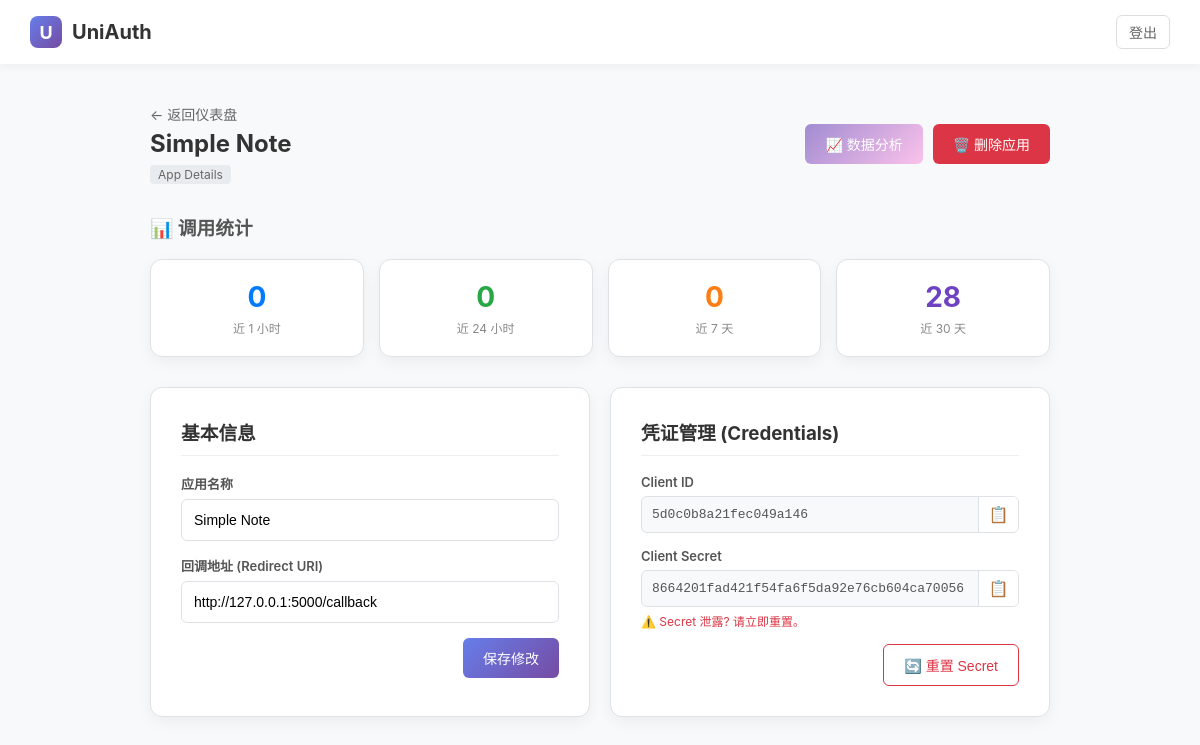
The app's page /apps/5d0c0b8a21fec049a146 (signed in) with its own data.
### app.py (models this page shows)
class OAuthApp(db.Model):
    __tablename__ = 'oauth_apps'
    client_id = db.Column(db.String(40), primary_key=True)
    client_secret = db.Column(db.String(80), nullable=False)
    name = db.Column(db.String(100), nullable=False)
    redirect_uri = db.Column(db.String(200), nullable=False)
    created_at = db.Column(db.DateTime, default=datetime.datetime.utcnow)
    user_id = db.Column(db.Integer, db.ForeignKey('users.id'), nullable=False)

### app.py (the view)
@app.route('/apps/<client_id>')
@login_required
def app_details(client_id):
    user = get_current_user()
    app = db.session.get(OAuthApp, client_id)
    if not app or app.user_id != user.id: return abort(404)
    stats = get_app_stats(client_id)
    return render_template('app_details.html', user=user, app=app, stats=stats)

### app.py (called while the page is built)
def login_required(f):
    @wraps(f)
    def decorated_function(*args, **kwargs):
        if 'user_id' not in session: return redirect(url_for('login', redirect_uri=request.url))
        user = db.session.get(User, session['user_id'])
        if not user:
            session.clear()
            return redirect(url_for('login', redirect_uri=request.url))
        return f(*args, **kwargs)
    return decorated_function

def get_current_user():
    if 'user_id' in session: return db.session.get(User, session['user_id'])
    return None

def get_app_stats(client_id):
    now = time.time()
    periods = { '1h': 3600, '24h': 86400, '7d': 604800, '30d': 2592000 }
    stats = {}
    for label, seconds in periods.items():
        count = UsageLog.query.filter(UsageLog.client_id == client_id, UsageLog.timestamp >= now - seconds).count()
        stats[label] = count
    return stats

### templates/app_details.html (shortened to what this page needs)
{% extends "base.html" %}
{% block content %}
<div class="header-row">
    <div>
        <a href="/dashboard" style="text-decoration: none; color: #666; font-size: 14px;">← 返回仪表盘</a>
        <h2 style="margin: 5px 0;">{{ app.name }}</h2>
        <span style="background: #e9ecef; color: #666; padding: 2px 8px; border-radius: 4px; font-size: 12px;">App Details</span>
    </div>
    <div style="display:flex; gap:10px;">
        <a href="/apps/{{ app.client_id }}/stats" class="btn" style="background: linear-gradient(135deg, #a18cd1 0%, #fbc2eb 100%); color: white; text-decoration: none; display: flex; align-items: center; gap: 5px;">
            📈 数据分析
        </a>
        <form action="/apps/{{ app.client_id }}/delete" method="POST" onsubmit="return confirm('⚠️ 确定要彻底删除此应用吗？此操作不可撤销，且会使得所有已分发的 Token 失效。');" style="margin:0;">
            <button type="submit" class="btn btn-danger">🗑️ 删除应用</button>
        </form>
    </div>
</div>
<h3 style="margin-top: 30px; color: #555;">📊 调用统计</h3>
<div style="display: grid; grid-template-columns: repeat(auto-fit, minmax(150px, 1fr)); gap: 15px; margin-bottom: 30px;">
    <div class="card" style="margin:0; text-align: center; padding: 20px;">
        <div style="font-size: 28px; font-weight: bold; color: #007bff;">{{ stats['1h'] }}</div>
        <div style="font-size: 12px; color: #888; margin-top: 5px;">近 1 小时</div>
    </div>
    <div class="card" style="margin:0; text-align: center; padding: 20px;">
        <div style="font-size: 28px; font-weight: bold; color: #28a745;">{{ stats['24h'] }}</div>
        <div style="font-size: 12px; color: #888; margin-top: 5px;">近 24 小时</div>
    </div>
    <div class="card" style="margin:0; text-align: center; padding: 20px;">
        <div style="font-size: 28px; font-weight: bold; color: #fd7e14;">{{ stats['7d'] }}</div>
        <div style="font-size: 12px; color: #888; margin-top: 5px;">近 7 天</div>
    </div>
    <div class="card" style="margin:0; text-align: center; padding: 20px;">
        <div style="font-size: 28px; font-weight: bold; color: #6f42c1;">{{ stats['30d'] }}</div>
        <div style="font-size: 12px; color: #888; margin-top: 5px;">近 30 天</div>
    </div>
</div>
<div style="display: grid; grid-template-columns: 1fr 1fr; gap: 20px; flex-wrap: wrap;">
    <div class="card" style="margin:0;">
        <h3 style="margin-top:0; border-bottom: 1px solid #eee; padding-bottom: 10px;">基本信息</h3>
        <form action="/apps/{{ app.client_id }}/update" method="POST">
            <div class="input-group">
                <label>应用名称</label>
                <input type="text" name="name" value="{{ app.name }}" required>
            </div>
            <div class="input-group">
                <label>回调地址 (Redirect URI)</label>
                <input type="text" name="redirect_uri" value="{{ app.redirect_uri }}" required>
            </div>
            <div style="text-align: right; margin-top: 15px;">
                <button type="submit" class="btn btn-primary">保存修改</button>
            </div>
        </form>
    </div>
    <div class="card" style="margin:0;">
        <h3 style="margin-top:0; border-bottom: 1px solid #eee; padding-bottom: 10px;">凭证管理 (Credentials)</h3>
        <div class="input-group">
            <label>Client ID</label>
            <div class="copy-input-group">
                <input type="text" value="{{ app.client_id }}" readonly>
                <button type="button" class="copy-btn-icon" onclick="copyToClipboard(this.previousElementSibling)" title="复制 ID">📋</button>
            </div>
        </div>
        <div class="input-group">
            <label>Client Secret</label>
            <div class="copy-input-group">
                <input type="text" value="{{ app.client_secret }}" readonly>
                <button type="button" class="copy-btn-icon" onclick="copyToClipboard(this.previousElementSibling)" title="复制 Secret">📋</button>
            </div>
            <p style="font-size: 12px; color: #dc3545; margin-top: 5px;">⚠️ Secret 泄露? 请立即重置。</p>
        </div>
        <form action="/apps/{{ app.client_id }}/regenerate_secret" method="POST" onsubmit="return confirm('确定要重置 Client Secret 吗？\n\n旧的 Secret 将立即失效，您需要更新所有客户端代码。');" style="text-align: right;">
            <button type="submit" class="btn btn-ghost" style="color: #dc3545; border-color: #dc3545;">🔄 重置 Secret</button>
        </form>
    </div>
</div>
{% endblock %}

### templates/base.html (style rules this page uses)
:root { --primary: #007bff; --primary-hover: #0069d9; --gradient-1: linear-gradient(135deg, #667eea 0%, #764ba2 100%); --danger: #dc3545; --bg: #f8f9fa; --card-bg: #ffffff; --border: #dee2e6; --text-main: #2c3e50; }
body { font-family: -apple-system, "Segoe UI", Roboto, "Helvetica Neue", Arial, sans-serif; margin: 0; padding: 0; background-color: var(--bg); color: #333; min-height: 100vh; display: flex; flex-direction: column; }
.card { background: var(--card-bg); padding: 30px; border-radius: 12px; box-shadow: 0 5px 15px rgba(0,0,0,0.05); margin-bottom: 20px; border: 1px solid var(--border); }
.input-group { margin-bottom: 15px; }
label { display: block; margin-bottom: 6px; font-weight: 600; color: #555; font-size: 13px; }
input[type="text"], input[type="password"], input[type="email"], input[type="date"] { width: 100%; padding: 12px; border: 1px solid var(--border); border-radius: 6px; font-size: 14px; box-sizing: border-box; transition: 0.2s; }
.btn { display: inline-block; padding: 10px 20px; border: none; border-radius: 6px; background: var(--primary); color: white; cursor: pointer; font-weight: 500; text-decoration: none; font-size: 14px; transition: all 0.2s; text-align: center; }
.btn-primary { background: var(--gradient-1); border: none; }
.btn-ghost { background: transparent; color: #666; border: 1px solid #ddd; }
.btn-danger { background: var(--danger); }
.header-row { display: flex; justify-content: space-between; align-items: center; margin-bottom: 20px; }

### templates/app_details.html (style rules this page uses)
.copy-input-group { display: flex; align-items: center; border: 1px solid #dee2e6; border-radius: 6px; background-color: #f8f9fa; overflow: hidden; transition: border-color 0.2s; }
.copy-input-group input { border: none; box-shadow: none; background: transparent; flex: 1; padding: 10px; font-family: monospace; font-size: 13px; color: #555; outline: none; cursor: text; }
.copy-btn-icon { border: none; border-left: 1px solid #dee2e6; background: white; color: #666; width: 40px; align-self: stretch; cursor: pointer; display: flex; align-items: center; justify-content: center; transition: all 0.2s; font-size: 16px; }

### records on screen
OAuthApp: name "Simple Note", redirect_uri "http://127.0.0.1:5000/callback", client_id "5d0c0b8a21fec049a146", client_secret "8664201fad421f54fa6f5da92e76cb604ca70056"

### other values on screen
{{ stats['1h'] }} "0"
{{ stats['24h'] }} "0"
{{ stats['7d'] }} "0"
{{ stats['30d'] }} "28"
